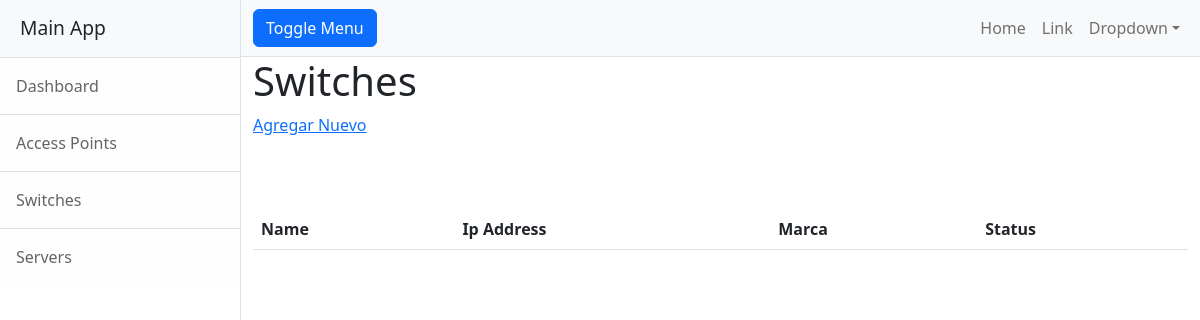
/main-app/switches, run on an earlier commit of the app's database.
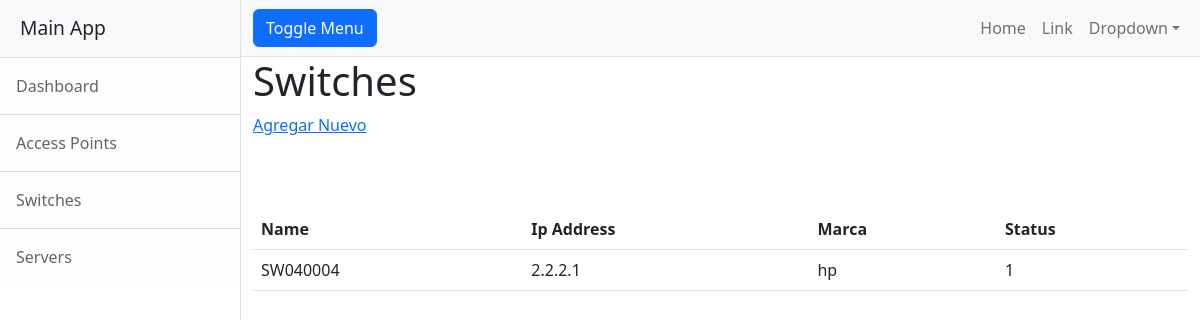
And on a later commit of the database.
### MainApp/models.py (models this page shows)
class Switches(models.Model):
    deviceName = models.CharField(max_length=30)
    ipAddress = models.GenericIPAddressField(unique=True)
    marca = models.CharField(max_length=30)
    status = models.IntegerField()

### MainApp/views.py (the view)
# urls.py: path('switches', views.switches, name='Switches'),
def switches(req):
    all_switches = Switches.objects.all()
    return render(req, 'switches.html', {"switches": all_switches})

### MainApp/templates/switches.html
{% extends "base.html" %}
    {% load static %}
    {% block content %}
    <h1> Switches</h1>
    <a href="{% url 'AddSwitch' %}" >Agregar Nuevo</a>
    <br></br>
    <br></br>
    <table class="table">
        <tr><th>Name</th><th>Ip Address</th><th>Marca</th><th>Status</th></tr>
            {% for switch in switches %}
            <tr>
                <td>{{switch.deviceName}}</td>
                <td>{{switch.ipAddress}}</td>
                <td>{{switch.marca}}</td>
                <td>{{switch.status}}</td>
            </tr>
            {% endfor %}
        </table>
    {% endblock %}

### MainApp/templates/base.html (shortened to what this page needs)
<!DOCTYPE html>
<html lang="en">
    {% load static %}
    <head>
        <link href="{% static 'css/styles.css' %}" rel="stylesheet" />
    </head>
    <body>
        <div class="d-flex" id="wrapper">
            {% include 'sidebar.html' %}
            <div id="page-content-wrapper">
                {% include 'navbar.html' %}
                <div class="container-fluid">
                {% block content %}
                {% endblock %}
                </div>
            </div>
        </div>
    </body>
</html>

### MainApp/templates/sidebar.html
<div class="border-end bg-white" id="sidebar-wrapper">
    <div class="sidebar-heading border-bottom bg-light">Main App</div>
    <div class="list-group list-group-flush">
        <a class="list-group-item list-group-item-action list-group-item-light p-3" href="{% url 'Inicio' %}">Dashboard</a>
        <a class="list-group-item list-group-item-action list-group-item-light p-3" href="{% url 'AccessPoints' %}">Access Points</a>
        <a class="list-group-item list-group-item-action list-group-item-light p-3" href="{% url 'Switches' %}">Switches</a>
        <a class="list-group-item list-group-item-action list-group-item-light p-3" href="{% url 'Servers' %}">Servers</a>
    </div>
</div>

### MainApp/templates/navbar.html (shortened to what this page needs)
<nav class="navbar navbar-expand-lg navbar-light bg-light border-bottom">
    <div class="container-fluid">
        <button class="btn btn-primary" id="sidebarToggle">Toggle Menu</button>
        <div class="collapse navbar-collapse" id="navbarSupportedContent">
            <ul class="navbar-nav ms-auto mt-2 mt-lg-0">
                <li class="nav-item active"><a class="nav-link" href="#!">Home</a></li>
                <li class="nav-item"><a class="nav-link" href="#!">Link</a></li>
                <li class="nav-item dropdown">
                    <a class="nav-link dropdown-toggle" id="navbarDropdown" href="#" role="button" data-bs-toggle="dropdown" aria-haspopup="true" aria-expanded="false">Dropdown</a>
                </li>
            </ul>
        </div>
    </div>
</nav>

What changed in the data, as far as the page shows it:
added Switches: deviceName "SW040004", ipAddress "2.2.2.1", marca "hp", status "1"
